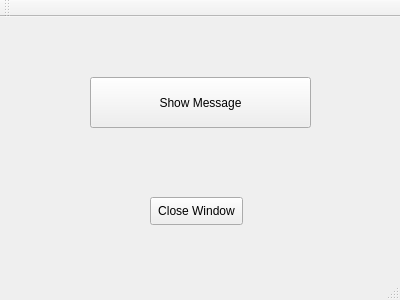
<?xml version="1.0" encoding="UTF-8"?>
<ui version="4.0">
 <class>MainWindow</class>
 <widget class="QMainWindow" name="MainWindow">
  <property name="geometry">
   <rect>
    <x>0</x>
    <y>0</y>
    <width>400</width>
    <height>300</height>
   </rect>
  </property>
  <property name="windowTitle">
   <string>MainWindow</string>
  </property>
  <widget class="QWidget" name="centralWidget">
   <widget class="QPushButton" name="close">
    <property name="geometry">
     <rect>
      <x>150</x>
      <y>180</y>
      <width>93</width>
      <height>28</height>
     </rect>
    </property>
    <property name="text">
     <string>Close Window</string>
    </property>
   </widget>
   <widget class="QPushButton" name="pushButton">
    <property name="geometry">
     <rect>
      <x>90</x>
      <y>60</y>
      <width>221</width>
      <height>51</height>
     </rect>
    </property>
    <property name="text">
     <string>Show Message</string>
    </property>
   </widget>
  </widget>
  <widget class="QMenuBar" name="menuBar">
   <property name="geometry">
    <rect>
     <x>0</x>
     <y>0</y>
     <width>400</width>
     <height>26</height>
    </rect>
   </property>
  </widget>
  <widget class="QToolBar" name="mainToolBar">
   <attribute name="toolBarArea">
    <enum>TopToolBarArea</enum>
   </attribute>
   <attribute name="toolBarBreak">
    <bool>false</bool>
   </attribute>
  </widget>
  <widget class="QStatusBar" name="statusBar"/>
 </widget>
 <layoutdefault spacing="6" margin="11"/>
 <resources/>
 <connections>
  <connection>
   <sender>close</sender>
   <signal>clicked()</signal>
   <receiver>MainWindow</receiver>
   <slot>close()</slot>
   <hints>
    <hint type="sourcelabel">
     <x>220</x>
     <y>233</y>
    </hint>
    <hint type="destinationlabel">
     <x>307</x>
     <y>252</y>
    </hint>
   </hints>
  </connection>
 </connections>
</ui>
